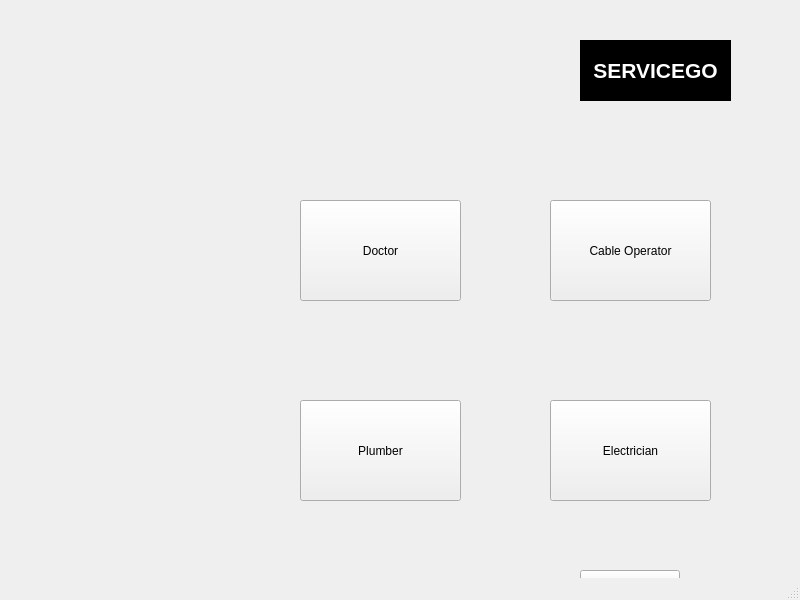
<?xml version="1.0" encoding="UTF-8"?>
<ui version="4.0">
 <class>Profession</class>
 <widget class="QMainWindow" name="Profession">
  <property name="geometry">
   <rect>
    <x>0</x>
    <y>0</y>
    <width>800</width>
    <height>600</height>
   </rect>
  </property>
  <property name="windowTitle">
   <string>MainWindow</string>
  </property>
  <widget class="QWidget" name="centralwidget">
   <widget class="QPushButton" name="Doctor">
    <property name="geometry">
     <rect>
      <x>300</x>
      <y>200</y>
      <width>161</width>
      <height>101</height>
     </rect>
    </property>
    <property name="text">
     <string>Doctor</string>
    </property>
   </widget>
   <widget class="QPushButton" name="Electrician">
    <property name="geometry">
     <rect>
      <x>550</x>
      <y>400</y>
      <width>161</width>
      <height>101</height>
     </rect>
    </property>
    <property name="text">
     <string>Electrician</string>
    </property>
   </widget>
   <widget class="QPushButton" name="Cable">
    <property name="geometry">
     <rect>
      <x>550</x>
      <y>200</y>
      <width>161</width>
      <height>101</height>
     </rect>
    </property>
    <property name="text">
     <string>Cable Operator</string>
    </property>
   </widget>
   <widget class="QPushButton" name="Plumber">
    <property name="geometry">
     <rect>
      <x>300</x>
      <y>400</y>
      <width>161</width>
      <height>101</height>
     </rect>
    </property>
    <property name="text">
     <string>Plumber</string>
    </property>
   </widget>
   <widget class="QPushButton" name="Mechanic">
    <property name="geometry">
     <rect>
      <x>800</x>
      <y>200</y>
      <width>161</width>
      <height>101</height>
     </rect>
    </property>
    <property name="text">
     <string>Mechanic</string>
    </property>
   </widget>
   <widget class="QPushButton" name="Laundary">
    <property name="geometry">
     <rect>
      <x>800</x>
      <y>400</y>
      <width>161</width>
      <height>101</height>
     </rect>
    </property>
    <property name="text">
     <string>Laundary</string>
    </property>
   </widget>
   <widget class="QPushButton" name="Back">
    <property name="geometry">
     <rect>
      <x>580</x>
      <y>570</y>
      <width>100</width>
      <height>30</height>
     </rect>
    </property>
    <property name="text">
     <string>BACK</string>
    </property>
   </widget>
   <widget class="QLabel" name="label">
    <property name="geometry">
     <rect>
      <x>580</x>
      <y>40</y>
      <width>151</width>
      <height>61</height>
     </rect>
    </property>
    <property name="styleSheet">
     <string notr="true">background-color: rgb(0, 0, 0);
color: rgb(255, 255, 255);</string>
    </property>
    <property name="text">
     <string>&lt;html&gt;&lt;head/&gt;&lt;body&gt;&lt;p align=&quot;center&quot;&gt;&lt;span style=&quot; font-size:16pt; font-weight:700;&quot;&gt;SERVICEGO&lt;/span&gt;&lt;/p&gt;&lt;/body&gt;&lt;/html&gt;</string>
    </property>
   </widget>
  </widget>
  <widget class="QMenuBar" name="menubar">
   <property name="geometry">
    <rect>
     <x>0</x>
     <y>0</y>
     <width>800</width>
     <height>22</height>
    </rect>
   </property>
  </widget>
  <widget class="QStatusBar" name="statusbar"/>
 </widget>
 <resources/>
 <connections/>
</ui>
